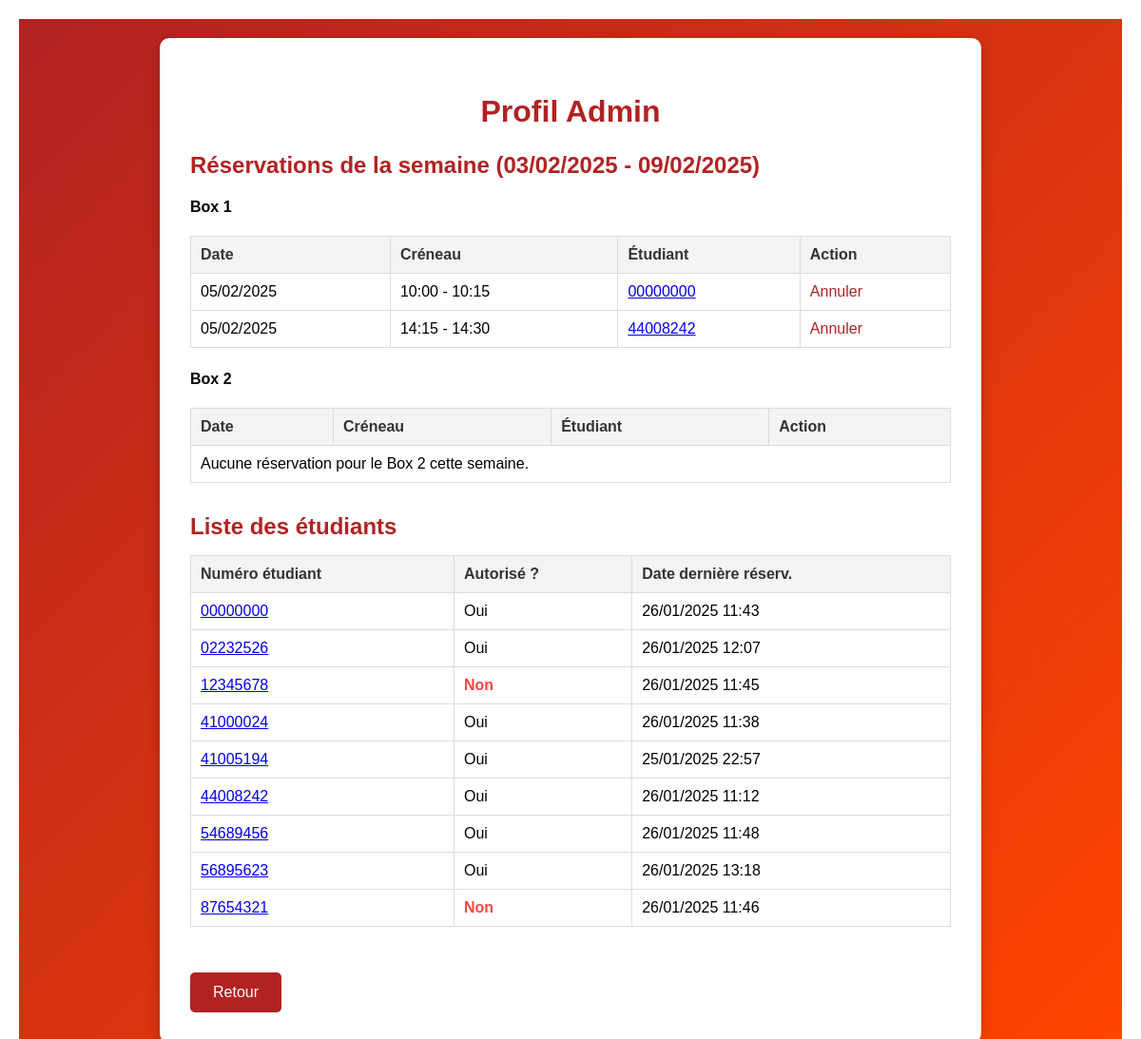
/profilAdmin/ (signed in), run on an earlier commit of the app's database.
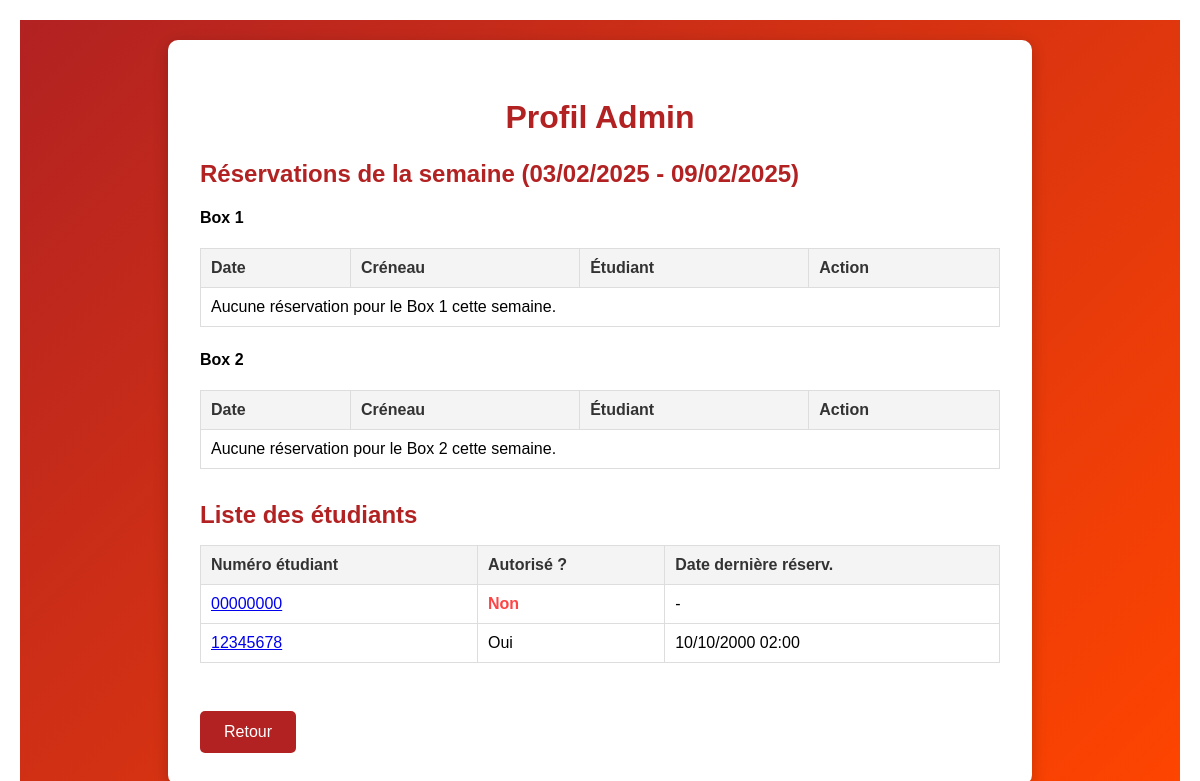
And on a later commit of the database.
### Reservation/models.py (models this page shows, shortened)
class Reservation(models.Model):
    etudiant = models.ForeignKey('Etudiant', models.DO_NOTHING)
    box_id = models.IntegerField()
    date_field= models.DateField(db_column='date_')
    creneau = models.ForeignKey('Creneau', models.DO_NOTHING)
    admin_field = models.BooleanField(db_column='admin_')
    class Meta:
        managed = False
        db_table = 'Reservation'

class Creneau(models.Model):
    heure_debut = models.TimeField()
    heure_fin = models.TimeField()
    class Meta:
        managed = False
        db_table = 'Creneau'

class Etudiant(models.Model):
    num_etudiant = models.CharField(unique=True, max_length=8)
    autorise = models.BooleanField(default=True)
    date_derniere_reserv = models.DateTimeField(default=timezone.now)
    class Meta:
        managed = False
        db_table = 'Etudiant'

### Reservation/views.py (the view)
    def wrapper(request, *args, **kwargs):
        if not request.session.get('is_admin', False):
            return redirect('adminLogin')
        return view_func(request, *args, **kwargs)

### Reservation/views.py (called while the page is built)
def admin_required(view_func):
    def wrapper(request, *args, **kwargs):
        if not request.session.get('is_admin', False):
            return redirect('adminLogin')
        return view_func(request, *args, **kwargs)
    return wrapper

### Reservation/templates/profilAdmin.html (shortened to what this page needs)
{% extends 'base.html' %}
{% block content %}
<div class="profile-container">
    <div class="profile-box">
        <h2>Profil Admin</h2>
        <div class="section">
            <h3>Réservations de la semaine ({{ start_of_week|date:"d/m/Y" }} - {{ end_of_week|date:"d/m/Y" }})</h3>
            <h4>Box 1</h4>
            <table>
                <thead>
                    <tr>
                        <th>Date</th>
                        <th>Créneau</th>
                        <th>Étudiant</th>
                        <th>Action</th>
                    </tr>
                </thead>
                <tbody>
                    {% for reservation in reservations_box1 %}
                    <tr>
                        <td>{{ reservation.date_field|date:"d/m/Y" }}</td>
                        <td>{{ reservation.creneau.heure_debut|time:"H:i" }} - {{ reservation.creneau.heure_fin|time:"H:i" }}</td>
                        <td>
                            <a href="{% url 'profilEtudiant' reservation.etudiant.num_etudiant %}">
                                {{ reservation.etudiant.num_etudiant }}
                            </a>
                        </td>
                        <td>
                            <a href="{% url 'cancelReservation' reservation.id %}" class="cancel-btn">
                                Annuler
                            </a>
                        </td>
                    </tr>
                    {% empty %}
                    <tr>
                        <td colspan="4">Aucune réservation pour le Box 1 cette semaine.</td>
                    </tr>
                    {% endfor %}
                </tbody>
            </table>
            <h4>Box 2</h4>
            <table>
                <thead>
                    <tr>
                        <th>Date</th>
                        <th>Créneau</th>
                        <th>Étudiant</th>
                        <th>Action</th>
                    </tr>
                </thead>
                <tbody>
                    {% for reservation in reservations_box2 %}
                    <tr>
                        <td>{{ reservation.date_field|date:"d/m/Y" }}</td>
                        <td>{{ reservation.creneau.heure_debut|time:"H:i" }} - {{ reservation.creneau.heure_fin|time:"H:i" }}</td>
                        <td>
                            <a href="{% url 'profilEtudiant' reservation.etudiant.num_etudiant %}">
                                {{ reservation.etudiant.num_etudiant }}
                            </a>
                        </td>
                        <td>
                            <a href="{% url 'cancelReservation' reservation.id %}" class="cancel-btn">
                                Annuler
                            </a>
                        </td>
                    </tr>
                    {% empty %}
                    <tr>
                        <td colspan="4">Aucune réservation pour le Box 2 cette semaine.</td>
                    </tr>
                    {% endfor %}
                </tbody>
            </table>
        </div>
        <div class="section">
            <h3>Liste des étudiants</h3>
            <table>
                <thead>
                    <tr>
                        <th>Numéro étudiant</th>
                        <th>Autorisé ?</th>
                        <th>Date dernière réserv.</th>
                    </tr>
                </thead>
                <tbody>
                    {% for student in students %}
                    <tr>
                        <td>
                            <a href="{% url 'profilEtudiant' student.num_etudiant %}">
                                {{ student.num_etudiant }}
                            </a>
                        </td>
                        <td>
                            {% if student.autorise %}Oui{% else %}<span class="blocked">Non</span>{% endif %}
                        </td>
                        <td>
                            {% if student.date_derniere_reserv %}
                                {{ student.date_derniere_reserv|date:"d/m/Y H:i" }}
                            {% else %}
                                -
                            {% endif %}
                        </td>
                    </tr>
                    {% endfor %}
                </tbody>
            </table>
        </div>
        <a href="{% url 'accueilAdmin' %}" class="back-button">Retour</a>
    </div>
</div>
{% endblock %}

### Reservation/templates/base.html (shortened to what this page needs)
<!DOCTYPE html>
<html lang="fr">
<head>
    {% load static %}
    <link rel="stylesheet" href="{% static 'css/styles.css' %}">
</head>
<body>
    <main>
        {% block content %}{% endblock %}
    </main>
</body>
</html>

### Reservation/static/css/styles.css (style rules this page uses)
body { font-family: Arial, sans-serif; margin: 20px; }
h2 { color: #333; }
table { width: 100%; border-collapse: collapse; margin-bottom: 20px; }
th, td { border: 1px solid #ccc; padding: 10px; text-align: left; }
th { background-color: #f4f4f4; }
.back-button { background-color: #4CAF50; }
.blocked { color: red; font-weight: bold; }
.back-button { display: inline-block; margin-top: 1rem; padding: 0.5rem 1rem; background: #b22222; color: white; border: none; border-radius: 5px; text-decoration: none; font-size: 0.9rem; cursor: pointer; transition: background 0.3s ease; }
.profile-container { display: flex; justify-content: center; align-items: center; min-height:92vh; background: linear-gradient(135deg, #b22222, #ff4500); font-family: 'Arial', sans-serif; padding: 20px; }
.profile-box { background: white; padding: 2rem; border-radius: 10px; box-shadow: 0 4px 15px rgba(0, 0, 0, 0.2); width: 100%; max-width: 800px; }
.profile-box h2 { font-size: 2rem; color: #b22222; margin-bottom: 1.5rem; text-align: center; }
.profile-box .section { margin-bottom: 2rem; }
.profile-box .section h3 { font-size: 1.5rem; color: #b22222; margin-bottom: 1rem; }
.profile-box table { width: 100%; border-collapse: collapse; margin-bottom: 1.5rem; }
.profile-box table th, .profile-box table td { border: 1px solid #ddd; padding: 10px; text-align: left; }
.profile-box table th { background-color: #f4f4f4; color: #333; }
.profile-box .back-button { padding: 0.75rem 1.5rem; background: #b22222; color: white; border: none; border-radius: 5px; font-size: 1rem; cursor: pointer; transition: background 0.3s ease; text-decoration: none; display: inline-block; }
.profile-box .blocked { color: #ff4444; font-weight: bold; }

What changed in the data, as far as the page shows it:
removed Reservation: date_field "05/02/2025", creneau.heure_debut "10:00", creneau.heure_fin "10:15", etudiant.num_etudiant "00000000"
removed Reservation: date_field "05/02/2025", creneau.heure_debut "14:15", creneau.heure_fin "14:30", etudiant.num_etudiant "44008242"
removed Etudiant: num_etudiant "00000000", autorise "Oui", date_derniere_reserv "26/01/2025 11:43"
removed Etudiant: num_etudiant "02232526", autorise "Oui", date_derniere_reserv "26/01/2025 12:07"
removed Etudiant: num_etudiant "12345678", autorise "Non", date_derniere_reserv "26/01/2025 11:45"
removed Etudiant: num_etudiant "41000024", autorise "Oui", date_derniere_reserv "26/01/2025 11:38"
removed Etudiant: num_etudiant "41005194", autorise "Oui", date_derniere_reserv "25/01/2025 22:57"
removed Etudiant: num_etudiant "44008242", autorise "Oui", date_derniere_reserv "26/01/2025 11:12"
removed Etudiant: num_etudiant "54689456", autorise "Oui", date_derniere_reserv "26/01/2025 11:48"
removed Etudiant: num_etudiant "56895623", autorise "Oui", date_derniere_reserv "26/01/2025 13:18"
removed Etudiant: num_etudiant "87654321", autorise "Non", date_derniere_reserv "26/01/2025 11:46"
added Etudiant: num_etudiant "00000000", autorise "Non"
added Etudiant: num_etudiant "12345678", autorise "Oui", date_derniere_reserv "10/10/2000 02:00"
Also different on the page:
text now shown: "Aucune réservation pour le Box 1 cette semaine."
